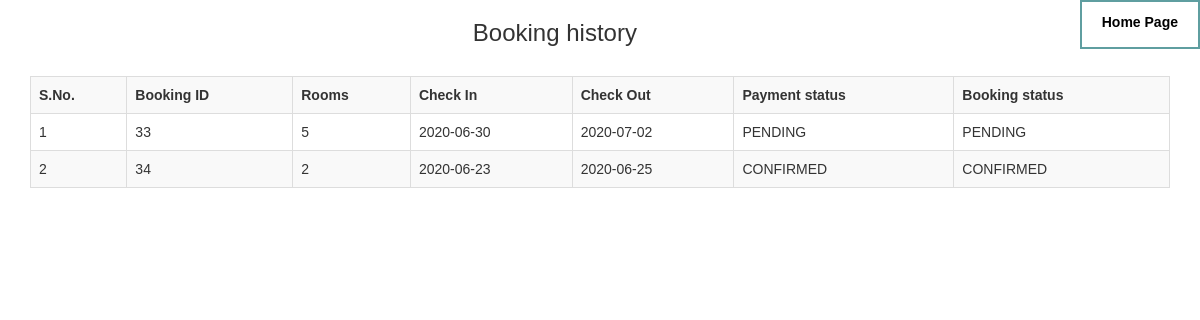
The app's page /history.php (signed in) with its own data.
### tables this page shows
CREATE TABLE `guest_info` (
  `booking_id` int(255) NOT NULL,
  `user_id` int(150) NOT NULL,
  `name` varchar(100) NOT NULL,
  `sex` varchar(100) NOT NULL,
  `age` int(150) NOT NULL,
  `rooms` int(100) NOT NULL,
  `address` varchar(500) NOT NULL,
  `check_in` date NOT NULL,
  `check_out` date NOT NULL,
  `username` varchar(100) NOT NULL,
  `email` varchar(100) NOT NULL,
  `contact` varchar(100) NOT NULL,
  `category` varchar(100) NOT NULL,
  `purpose` varchar(100) NOT NULL,
  `payment_by` varchar(100) NOT NULL,
  `additional` varchar(100) NOT NULL,
  `file_name` varchar(255) NOT NULL,
  `file_type` varchar(255) NOT NULL,
  `file_data` longblob NOT NULL,
  `booking_status` varchar(255) NOT NULL DEFAULT 'PENDING',
  `payment_status` varchar(255) NOT NULL DEFAULT 'PENDING'
);

### history.php (the view, shortened to what this page needs)
<!DOCTYPE html>
<head>
    <link rel="stylesheet" href="https://maxcdn.bootstrapcdn.com/bootstrap/3.3.6/css/bootstrap.min.css" />
    <link rel="stylesheet" href="style1.css"/>
</head>
<html>
	<body>
        <a href='home.php' style='float:right;'> <label > Home Page </label> </a>
		<div class="container">
			<h3 align="center">Booking history</h3>
            <br />
            <div class="table-responsive">
                <table class="table table-bordered table-striped">
                    <tr>
                        <th>S.No.</th>
                        <th>Booking ID</th>
                        <th>Rooms</th>
                        <th>Check In</th>
                        <th>Check Out</th>
                        <th>Payment status</th>
                        <th>Booking status</th>
                    </tr>
					<?php
					    $con=mysqli_connect("localhost","root","","guests") or die(mysqli_error());
					    $id=$_SESSION['user_id'];
					    $data="SELECT * FROM `guest_info` WHERE user_id=$id ";
					    $result=mysqli_query($con,$data);
					    $serial_number=1;
                        if($result)
                        {
    					    while($row = mysqli_fetch_array($result))
        					{
        						echo '
                                <tr>
                                <td>'.$serial_number.'</td>
                                <td>'.$row["booking_id"].'</td>
                                <td>'.$row["rooms"].'</td>
                                <td>'.$row["check_in"].'</td>
                                <td>'.$row["check_out"].'</td>
                                <td>'.$row["payment_status"].'</td>
                                <td>'.$row["booking_status"].'</td>
                                </td>
                                </tr>
                                ';
                                $serial_number++;
                            }
                        }
					?>
                </table>
            </div>
        </div>
    </body>
</html>

### style1.css (style rules this page uses)
body { font-family:Arial, Sans-Serif; }
a:link, a:visited { background-color: white; color: black; border: 2px solid #5F9EA0; padding: 10px 20px; text-align: center; text-decoration: none; display: inline-block; }

### records on screen
guest_info: booking_id "33", rooms "5", check_in "2020-06-30", check_out "2020-07-02", payment_status "PENDING", booking_status "PENDING"
guest_info: booking_id "34", rooms "2", check_in "2020-06-23", check_out "2020-06-25", payment_status "CONFIRMED", booking_status "CONFIRMED"
